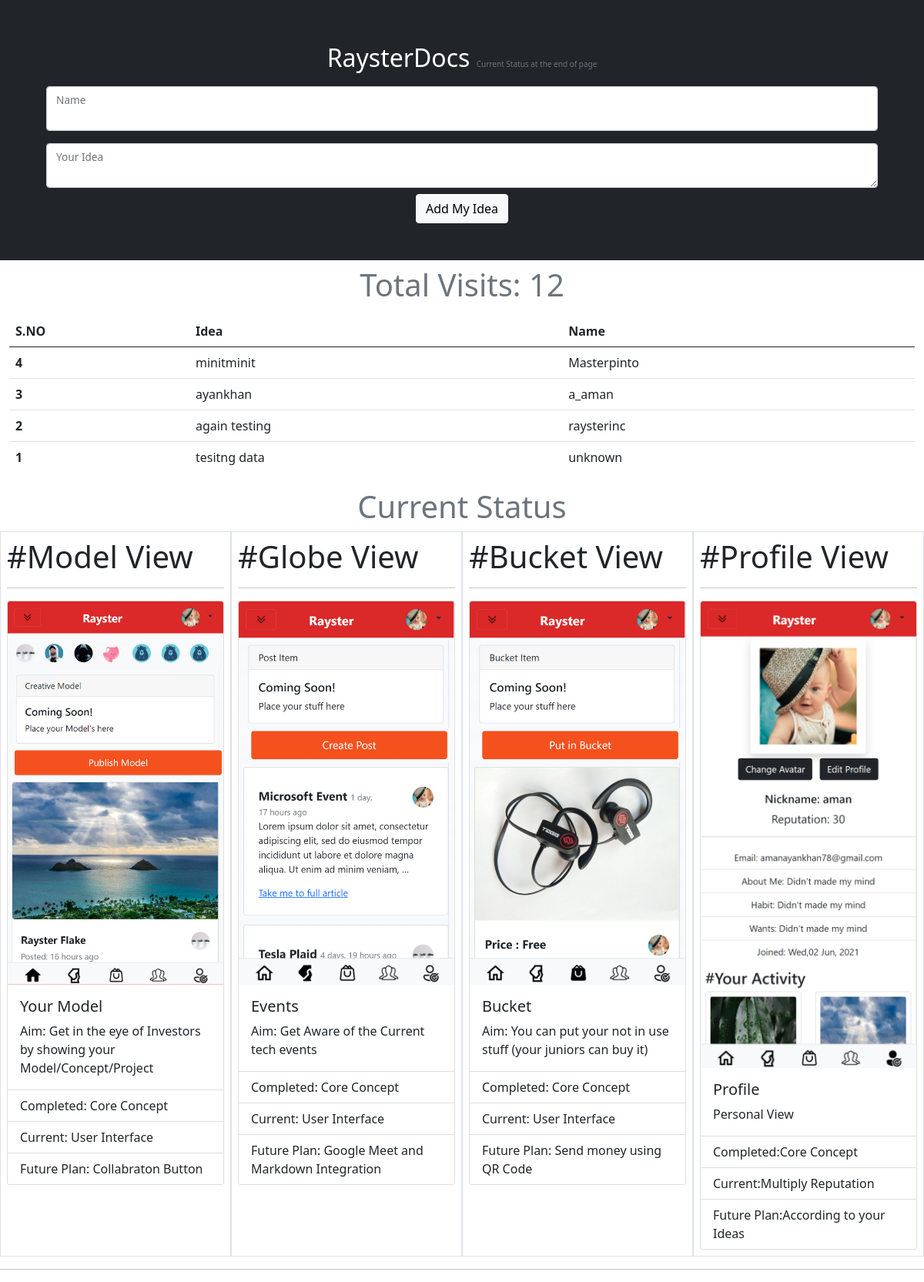
The page / on the database its author committed.
### raydocs/models.py (models this page shows)
class MyIdea(models.Model):
    name = models.CharField(max_length=100)
    idea = models.TextField()

### raydocs/views.py (the view)
# urls.py: 2. Add a URL to urlpatterns:  path('', views.home, name='home')
def home(request):
    i = TotalVisit.objects.all()
    if len(i)==0:i=0
    else :i=i.last().count
    TotalVisit(count=i+1).save()
    allidea = MyIdea.objects.all()[::-1]
    if request.method=='POST':
        name = request.POST.get('instaid','unknown')
        idea = request.POST.get('idea','unknown')
        contri = MyIdea(name=name,idea=idea)
        contri.save()
    return render(request,'home.html',{'allidea':allidea,'totalvisit':i})

### templates/home.html (shortened to what this page needs)
<!DOCTYPE html>
<html lang="en">
{% load static %}
<head>
  <link href="https://cdn.jsdelivr.net/npm/bootstrap@5.0.2/dist/css/bootstrap.min.css" rel="stylesheet"
 />
  <link rel="stylesheet" href="{% static 'style.css' %}">
</head>
<body>
  <div class="container-fluid">
    <div class="row bg-dark p-5">
      <h1 class="bg-dark text-white text-center pb-2"> <span class="fs-2"> RaysterDocs <small class="text-muted" style="font-size: 10px;">Current Status at the end of page</small> </span> </h1>
      <form action="{% url 'home' %}" method="POST">
        <div class="form-floating mb-3">
          <input type="text" class="form-control" id="instaid" name="instaid" />
          <label for="instaid">Name</label>
        </div>
        <div class="form-floating">
          <textarea class="form-control" id="idea" name="idea" rows="5"></textarea>
          <label for="idea">Your Idea</label>
        </div>
        <div class="text-center mt-2">
          <button class="btn btn-light">Add My Idea</button>
        </div>
      </form>
    </div>
    <h1 class="fs-1 text-center text-muted p-2">Total Visits: {{totalvisit}}</h1>
    <div class="row">
      <div class="col" style="height:200px;overflow-y:auto">
        <table class="table table-hover">
          <thead>
            <tr>
              <th scope="col-1">S.NO</th>
              <th scope="col-8">Idea</th>
              <th scope="col-3">Name</th>
            </tr>
          </thead>
          <tbody>
            {% for idea in allidea %}
            <tr>
              <th >{{idea.id}}</th>
              <td>{{idea.idea}}</td>
              <td>{{idea.name}}</td>
            </tr>
            {% endfor %}
          </tbody>
        </table>
      </div>
    </div>
    <br>
    <h1 class="fs-1 text-center text-muted">Current Status</h1>
    <div class="row">
      <div class="col-sm-3 border p-2">
        <h1>#Model View</h1>
        <hr>
        <div class="card">
          <img src="{% static 'modal.png' %}" class="card-img-top" alt="...">
          <div class="card-body">
            <h5 class="card-title">Your Model</h5>
            <p class="card-text">Aim: Get in the eye of Investors by showing your Model/Concept/Project</p>
          </div>
          <ul class="list-group list-group-flush">
            <li class="list-group-item">Completed: Core Concept</li>
            <li class="list-group-item">Current: User Interface</li>
            <li class="list-group-item">Future Plan: Collabraton Button</li>
          </ul>
        </div>
      </div>
      <div class="col-sm-3 border p-2">
        <h1>#Globe View</h1>
        <hr>
        <div class="card">
          <img src="{% static 'globe.png' %}" class="card-img-top" alt="...">
          <div class="card-body">
            <h5 class="card-title">Events</h5>
            <p class="card-text">Aim: Get Aware of the Current tech events</p>
          </div>
          <ul class="list-group list-group-flush">
            <li class="list-group-item">Completed: Core Concept</li>
            <li class="list-group-item">Current: User Interface</li>
            <li class="list-group-item">Future Plan: Google Meet and Markdown Integration</li>
          </ul>
        </div>
      </div>
      <div class="col-sm-3 border p-2">
        <h1>#Bucket View</h1>
        <hr>
        <div class="card">
        <img src="{% static 'bucket.png' %}" class="card-img-top" alt="...">
        <div class="card-body">
          <h5 class="card-title">Bucket</h5>
          <p class="card-text">Aim: You can put your not in use stuff (your juniors can buy it)</p>
        </div>
        <ul class="list-group list-group-flush">
          <li class="list-group-item">Completed: Core Concept</li>
          <li class="list-group-item">Current: User Interface</li>
          <li class="list-group-item">Future Plan: Send money using QR Code</li>
        </ul>
      </div></div>
      <div class="col-sm-3 border p-2">
        <h1>#Profile View</h1>
        <hr>
        <div class="card">
        <img src="{% static 'profile.png' %}" class="card-img-top" alt="...">
        <div class="card-body">
          <h5 class="card-title">Profile</h5>
          <p class="card-text">Personal View</p>
        </div>
        <ul class="list-group list-group-flush">
          <li class="list-group-item">Completed:Core Concept</li>
          <li class="list-group-item">Current:Multiply Reputation</li>
          <li class="list-group-item">Future Plan:According to your Ideas</li>
        </ul>
      </div></div>
    </div>
  </div>
  <hr>
</body>
</html>

### rows shown on the page
MyIdea: id "4", idea "minitminit", name "Masterpinto"
MyIdea: id "3", idea "ayankhan", name "a_aman"
MyIdea: id "2", idea "again testing", name "raysterinc"
MyIdea: id "1", idea "tesitng data", name "unknown"

### other values the page prints
{{ totalvisit }} "12"
